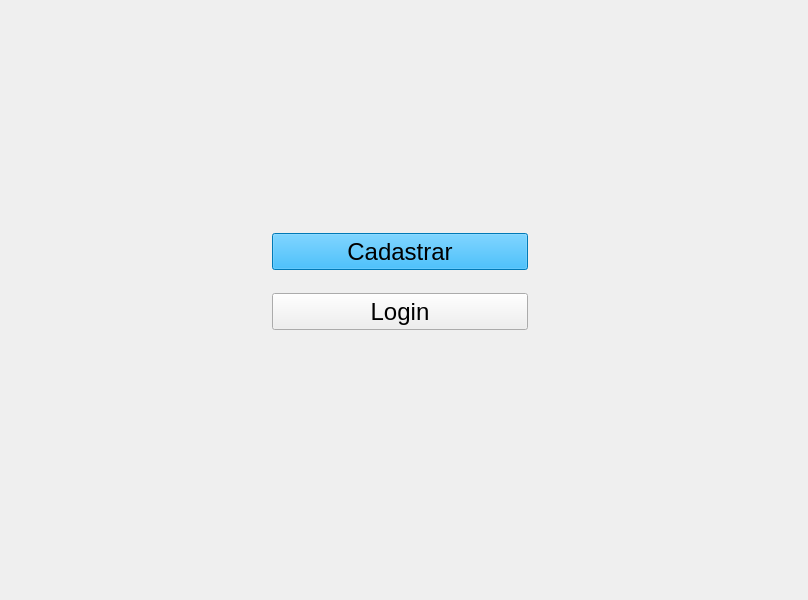
<?xml version="1.0" encoding="UTF-8"?>
<ui version="4.0">
 <class>MainWindow</class>
 <widget class="QMainWindow" name="MainWindow">
  <property name="geometry">
   <rect>
    <x>0</x>
    <y>0</y>
    <width>808</width>
    <height>600</height>
   </rect>
  </property>
  <property name="windowTitle">
   <string>MainWindow</string>
  </property>
  <widget class="QWidget" name="centralwidget">
   <layout class="QGridLayout" name="gridLayout">
    <item row="0" column="0">
     <layout class="QVBoxLayout" name="verticalLayoutMain">
      <item>
       <spacer name="verticalSpacer">
        <property name="orientation">
         <enum>Qt::Vertical</enum>
        </property>
        <property name="sizeHint" stdset="0">
         <size>
          <width>20</width>
          <height>40</height>
         </size>
        </property>
       </spacer>
      </item>
      <item>
       <layout class="QHBoxLayout" name="horizontalLayoutMain">
        <item>
         <spacer name="horizontalSpacer">
          <property name="orientation">
           <enum>Qt::Horizontal</enum>
          </property>
          <property name="sizeHint" stdset="0">
           <size>
            <width>40</width>
            <height>20</height>
           </size>
          </property>
         </spacer>
        </item>
        <item>
         <layout class="QVBoxLayout" name="verticalLayoutButtons">
          <item>
           <widget class="QStackedWidget" name="stackedWidget">
            <property name="sizePolicy">
             <sizepolicy hsizetype="Expanding" vsizetype="Expanding">
              <horstretch>0</horstretch>
              <verstretch>0</verstretch>
             </sizepolicy>
            </property>
            <property name="font">
             <font>
              <weight>50</weight>
              <italic>false</italic>
              <bold>false</bold>
              <underline>false</underline>
              <strikeout>false</strikeout>
             </font>
            </property>
            <property name="layoutDirection">
             <enum>Qt::LeftToRight</enum>
            </property>
            <property name="currentIndex">
             <number>0</number>
            </property>
            <widget class="QWidget" name="page">
             <widget class="QPushButton" name="btnCadastrar">
              <property name="geometry">
               <rect>
                <x>0</x>
                <y>30</y>
                <width>256</width>
                <height>37</height>
               </rect>
              </property>
              <property name="minimumSize">
               <size>
                <width>200</width>
                <height>31</height>
               </size>
              </property>
              <property name="maximumSize">
               <size>
                <width>16777212</width>
                <height>16777215</height>
               </size>
              </property>
              <property name="palette">
               <palette>
                <active>
                 <colorrole role="WindowText">
                  <brush brushstyle="SolidPattern">
                   <color alpha="255">
                    <red>0</red>
                    <green>0</green>
                    <blue>0</blue>
                   </color>
                  </brush>
                 </colorrole>
                 <colorrole role="Button">
                  <brush brushstyle="SolidPattern">
                   <color alpha="255">
                    <red>0</red>
                    <green>170</green>
                    <blue>255</blue>
                   </color>
                  </brush>
                 </colorrole>
                 <colorrole role="Light">
                  <brush brushstyle="SolidPattern">
                   <color alpha="255">
                    <red>127</red>
                    <green>170</green>
                    <blue>255</blue>
                   </color>
                  </brush>
                 </colorrole>
                 <colorrole role="Midlight">
                  <brush brushstyle="SolidPattern">
                   <color alpha="255">
                    <red>63</red>
                    <green>127</green>
                    <blue>255</blue>
                   </color>
                  </brush>
                 </colorrole>
                 <colorrole role="Dark">
                  <brush brushstyle="SolidPattern">
                   <color alpha="255">
                    <red>0</red>
                    <green>42</green>
                    <blue>127</blue>
                   </color>
                  </brush>
                 </colorrole>
                 <colorrole role="Mid">
                  <brush brushstyle="SolidPattern">
                   <color alpha="255">
                    <red>0</red>
                    <green>56</green>
                    <blue>170</blue>
                   </color>
                  </brush>
                 </colorrole>
                 <colorrole role="Text">
                  <brush brushstyle="SolidPattern">
                   <color alpha="255">
                    <red>0</red>
                    <green>0</green>
                    <blue>0</blue>
                   </color>
                  </brush>
                 </colorrole>
                 <colorrole role="BrightText">
                  <brush brushstyle="SolidPattern">
                   <color alpha="255">
                    <red>255</red>
                    <green>255</green>
                    <blue>255</blue>
                   </color>
                  </brush>
                 </colorrole>
                 <colorrole role="ButtonText">
                  <brush brushstyle="SolidPattern">
                   <color alpha="255">
                    <red>0</red>
                    <green>0</green>
                    <blue>0</blue>
                   </color>
                  </brush>
                 </colorrole>
                 <colorrole role="Base">
                  <brush brushstyle="SolidPattern">
                   <color alpha="255">
                    <red>0</red>
                    <green>170</green>
                    <blue>255</blue>
                   </color>
                  </brush>
                 </colorrole>
                 <colorrole role="Window">
                  <brush brushstyle="SolidPattern">
                   <color alpha="255">
                    <red>0</red>
                    <green>170</green>
                    <blue>255</blue>
                   </color>
                  </brush>
                 </colorrole>
                 <colorrole role="Shadow">
                  <brush brushstyle="SolidPattern">
                   <color alpha="255">
                    <red>0</red>
                    <green>0</green>
                    <blue>0</blue>
                   </color>
                  </brush>
                 </colorrole>
                 <colorrole role="AlternateBase">
                  <brush brushstyle="SolidPattern">
                   <color alpha="255">
                    <red>127</red>
                    <green>170</green>
                    <blue>255</blue>
                   </color>
                  </brush>
                 </colorrole>
                 <colorrole role="ToolTipBase">
                  <brush brushstyle="SolidPattern">
                   <color alpha="255">
                    <red>255</red>
                    <green>255</green>
                    <blue>220</blue>
                   </color>
                  </brush>
                 </colorrole>
                 <colorrole role="ToolTipText">
                  <brush brushstyle="SolidPattern">
                   <color alpha="255">
                    <red>0</red>
                    <green>0</green>
                    <blue>0</blue>
                   </color>
                  </brush>
                 </colorrole>
                </active>
                <inactive>
                 <colorrole role="WindowText">
                  <brush brushstyle="SolidPattern">
                   <color alpha="255">
                    <red>0</red>
                    <green>0</green>
                    <blue>0</blue>
                   </color>
                  </brush>
                 </colorrole>
                 <colorrole role="Button">
                  <brush brushstyle="SolidPattern">
                   <color alpha="255">
                    <red>0</red>
                    <green>170</green>
                    <blue>255</blue>
                   </color>
                  </brush>
                 </colorrole>
                 <colorrole role="Light">
                  <brush brushstyle="SolidPattern">
                   <color alpha="255">
                    <red>127</red>
                    <green>170</green>
                    <blue>255</blue>
                   </color>
                  </brush>
                 </colorrole>
                 <colorrole role="Midlight">
                  <brush brushstyle="SolidPattern">
                   <color alpha="255">
                    <red>63</red>
                    <green>127</green>
                    <blue>255</blue>
                   </color>
                  </brush>
                 </colorrole>
                 <colorrole role="Dark">
                  <brush brushstyle="SolidPattern">
                   <color alpha="255">
                    <red>0</red>
                    <green>42</green>
                    <blue>127</blue>
                   </color>
                  </brush>
                 </colorrole>
                 <colorrole role="Mid">
                  <brush brushstyle="SolidPattern">
                   <color alpha="255">
                    <red>0</red>
                    <green>56</green>
                    <blue>170</blue>
                   </color>
                  </brush>
                 </colorrole>
                 <colorrole role="Text">
                  <brush brushstyle="SolidPattern">
                   <color alpha="255">
                    <red>0</red>
                    <green>0</green>
                    <blue>0</blue>
                   </color>
                  </brush>
                 </colorrole>
                 <colorrole role="BrightText">
                  <brush brushstyle="SolidPattern">
                   <color alpha="255">
                    <red>255</red>
                    <green>255</green>
                    <blue>255</blue>
                   </color>
                  </brush>
                 </colorrole>
                 <colorrole role="ButtonText">
                  <brush brushstyle="SolidPattern">
                   <color alpha="255">
                    <red>0</red>
                    <green>0</green>
                    <blue>0</blue>
                   </color>
                  </brush>
                 </colorrole>
                 <colorrole role="Base">
                  <brush brushstyle="SolidPattern">
                   <color alpha="255">
                    <red>0</red>
                    <green>170</green>
                    <blue>255</blue>
                   </color>
                  </brush>
                 </colorrole>
                 <colorrole role="Window">
                  <brush brushstyle="SolidPattern">
                   <color alpha="255">
                    <red>0</red>
                    <green>170</green>
                    <blue>255</blue>
                   </color>
                  </brush>
                 </colorrole>
                 <colorrole role="Shadow">
                  <brush brushstyle="SolidPattern">
                   <color alpha="255">
                    <red>0</red>
                    <green>0</green>
                    <blue>0</blue>
                   </color>
                  </brush>
                 </colorrole>
                 <colorrole role="AlternateBase">
                  <brush brushstyle="SolidPattern">
                   <color alpha="255">
                    <red>127</red>
                    <green>170</green>
                    <blue>255</blue>
                   </color>
                  </brush>
                 </colorrole>
                 <colorrole role="ToolTipBase">
                  <brush brushstyle="SolidPattern">
                   <color alpha="255">
                    <red>255</red>
                    <green>255</green>
                    <blue>220</blue>
                   </color>
                  </brush>
                 </colorrole>
                 <colorrole role="ToolTipText">
                  <brush brushstyle="SolidPattern">
                   <color alpha="255">
                    <red>0</red>
                    <green>0</green>
                    <blue>0</blue>
                   </color>
                  </brush>
                 </colorrole>
                </inactive>
                <disabled>
                 <colorrole role="WindowText">
                  <brush brushstyle="SolidPattern">
                   <color alpha="255">
                    <red>0</red>
                    <green>42</green>
                    <blue>127</blue>
                   </color>
                  </brush>
                 </colorrole>
                 <colorrole role="Button">
                  <brush brushstyle="SolidPattern">
                   <color alpha="255">
                    <red>0</red>
                    <green>170</green>
                    <blue>255</blue>
                   </color>
                  </brush>
                 </colorrole>
                 <colorrole role="Light">
                  <brush brushstyle="SolidPattern">
                   <color alpha="255">
                    <red>127</red>
                    <green>170</green>
                    <blue>255</blue>
                   </color>
                  </brush>
                 </colorrole>
                 <colorrole role="Midlight">
                  <brush brushstyle="SolidPattern">
                   <color alpha="255">
                    <red>63</red>
                    <green>127</green>
                    <blue>255</blue>
                   </color>
                  </brush>
                 </colorrole>
                 <colorrole role="Dark">
                  <brush brushstyle="SolidPattern">
                   <color alpha="255">
                    <red>0</red>
                    <green>42</green>
                    <blue>127</blue>
                   </color>
                  </brush>
                 </colorrole>
                 <colorrole role="Mid">
                  <brush brushstyle="SolidPattern">
                   <color alpha="255">
                    <red>0</red>
                    <green>56</green>
                    <blue>170</blue>
                   </color>
                  </brush>
                 </colorrole>
                 <colorrole role="Text">
                  <brush brushstyle="SolidPattern">
                   <color alpha="255">
                    <red>0</red>
                    <green>42</green>
                    <blue>127</blue>
                   </color>
                  </brush>
                 </colorrole>
                 <colorrole role="BrightText">
                  <brush brushstyle="SolidPattern">
                   <color alpha="255">
                    <red>255</red>
                    <green>255</green>
                    <blue>255</blue>
                   </color>
                  </brush>
                 </colorrole>
                 <colorrole role="ButtonText">
                  <brush brushstyle="SolidPattern">
                   <color alpha="255">
                    <red>0</red>
                    <green>42</green>
                    <blue>127</blue>
                   </color>
                  </brush>
                 </colorrole>
                 <colorrole role="Base">
                  <brush brushstyle="SolidPattern">
                   <color alpha="255">
                    <red>0</red>
                    <green>170</green>
                    <blue>255</blue>
                   </color>
                  </brush>
                 </colorrole>
                 <colorrole role="Window">
                  <brush brushstyle="SolidPattern">
                   <color alpha="255">
                    <red>0</red>
                    <green>170</green>
                    <blue>255</blue>
                   </color>
                  </brush>
                 </colorrole>
                 <colorrole role="Shadow">
                  <brush brushstyle="SolidPattern">
                   <color alpha="255">
                    <red>0</red>
                    <green>0</green>
                    <blue>0</blue>
                   </color>
                  </brush>
                 </colorrole>
                 <colorrole role="AlternateBase">
                  <brush brushstyle="SolidPattern">
                   <color alpha="255">
                    <red>0</red>
                    <green>85</green>
                    <blue>255</blue>
                   </color>
                  </brush>
                 </colorrole>
                 <colorrole role="ToolTipBase">
                  <brush brushstyle="SolidPattern">
                   <color alpha="255">
                    <red>255</red>
                    <green>255</green>
                    <blue>220</blue>
                   </color>
                  </brush>
                 </colorrole>
                 <colorrole role="ToolTipText">
                  <brush brushstyle="SolidPattern">
                   <color alpha="255">
                    <red>0</red>
                    <green>0</green>
                    <blue>0</blue>
                   </color>
                  </brush>
                 </colorrole>
                </disabled>
               </palette>
              </property>
              <property name="font">
               <font>
                <pointsize>18</pointsize>
                <weight>50</weight>
                <bold>false</bold>
               </font>
              </property>
              <property name="styleSheet">
               <string notr="true">background-color: rgb(0, 170, 255)</string>
              </property>
              <property name="text">
               <string>Cadastrar</string>
              </property>
             </widget>
             <widget class="QPushButton" name="btnLogin">
              <property name="geometry">
               <rect>
                <x>0</x>
                <y>90</y>
                <width>256</width>
                <height>37</height>
               </rect>
              </property>
              <property name="minimumSize">
               <size>
                <width>200</width>
                <height>31</height>
               </size>
              </property>
              <property name="font">
               <font>
                <pointsize>18</pointsize>
               </font>
              </property>
              <property name="text">
               <string>Login</string>
              </property>
              <property name="icon">
               <iconset>
                <normaloff>../../../seta-de-login.png</normaloff>../../../seta-de-login.png</iconset>
              </property>
              <property name="iconSize">
               <size>
                <width>40</width>
                <height>35</height>
               </size>
              </property>
             </widget>
            </widget>
            <widget class="QWidget" name="page_2"/>
           </widget>
          </item>
         </layout>
        </item>
        <item>
         <spacer name="horizontalSpacer_2">
          <property name="orientation">
           <enum>Qt::Horizontal</enum>
          </property>
          <property name="sizeHint" stdset="0">
           <size>
            <width>40</width>
            <height>20</height>
           </size>
          </property>
         </spacer>
        </item>
       </layout>
      </item>
      <item>
       <spacer name="verticalSpacer_2">
        <property name="orientation">
         <enum>Qt::Vertical</enum>
        </property>
        <property name="sizeHint" stdset="0">
         <size>
          <width>20</width>
          <height>40</height>
         </size>
        </property>
       </spacer>
      </item>
     </layout>
    </item>
   </layout>
  </widget>
 </widget>
 <resources/>
 <connections/>
</ui>
